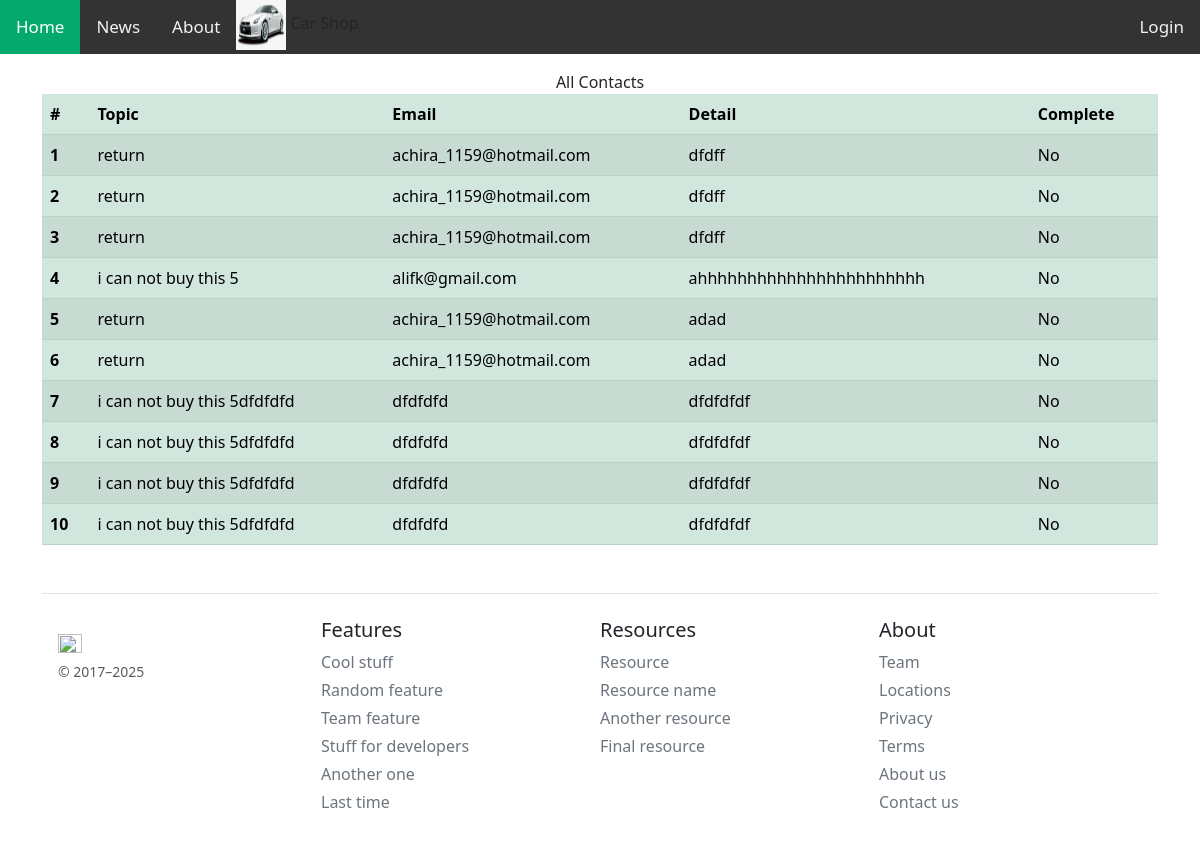
/showcontact/, run on an earlier commit of the app's database.
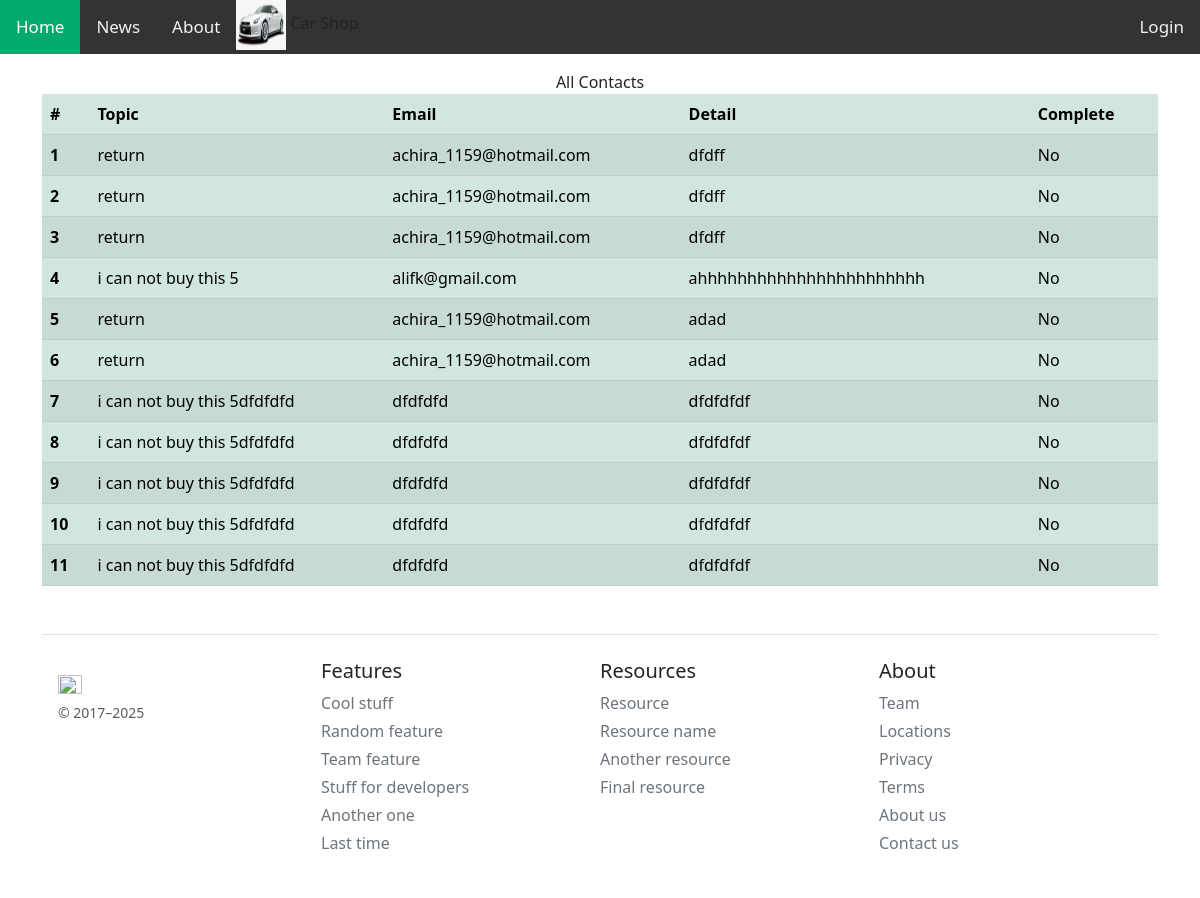
And on a later commit of the database.
### myapp/models.py (models this page shows, shortened)
class contactList(models.Model):
  topic = models.CharField(max_length=200)
  email = models.CharField(max_length=100)
  detail = models.CharField(null=True, blank=True)
  complete = models.CharField(default=False)

### myapp/views.py (the view)
# urls.py: path('showcontact/', showContact, name='showcontact-page'),
def showContact(request):
  allcontact = contactList.objects.all()
  context = {'contact': allcontact}
  return render(request, 'myapp/showcontact.html', context)

### myapp/template/myapp/showcontact.html
{% extends 'myapp/base.html' %}
{% load static %}
{% block myheader %}
  <center> All Contacts </center>
{% endblock myheader %}
{% block content %}
<table class="table table-success table-striped">
  <thead>
    <tr>
      <th scope="col">#</th>
      <th scope="col">Topic</th>
      <th scope="col">Email</th>
      <th scope="col">Detail</th>
      <th scope="col">Complete</th>
    </tr>
  </thead>
  <tbody>
    {% for data in contact %}
    <tr>
      <th scope="row">{{forloop.counter}}</th>
      <td >{{data.topic}}</td>
      <td >{{data.email}}</td>
      <td >{{data.detail}}</td>
      {% if data.complate == True %}
        <td>Yes</td>
      {% else %}
        <td>No</td>
      {% endif %}
    </tr>
    {% endfor %}
  </tbody>
</table>
{% endblock content %}

What changed in the data, as far as the page shows it:
added contactList: topic "i can not buy this 5dfdfdfd", email "dfdfdfd", detail "dfdfdfdf"
